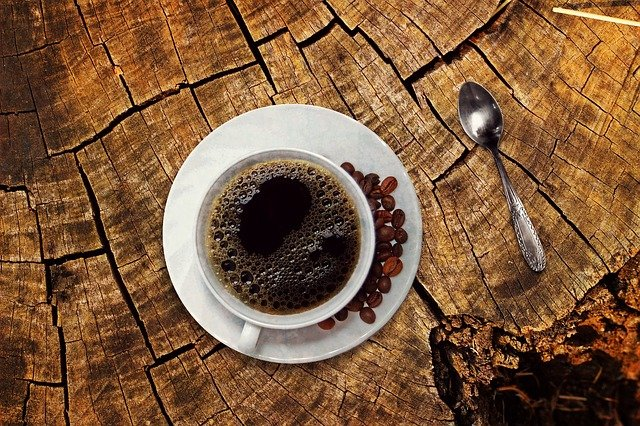
#> input picture source/coffee05.jpg, 640 x 426 px
$ python 04_img_processing_morphological.py
#> lines starting #> are read from the running program, lines starting #| are printed output that depends on the picture
### stacking_images.py
import cv2
import numpy as np

# image stack function from https://www.murtazahassan.com/
def stackImages(scale,imgArray):
    rows = len(imgArray)
    cols = len(imgArray[0])
    rowsAvailable = isinstance(imgArray[0], list)
    width = imgArray[0][0].shape[1]
    height = imgArray[0][0].shape[0]
    if rowsAvailable:
        for x in range ( 0, rows):
            for y in range(0, cols):
                if imgArray[x][y].shape[:2] == imgArray[0][0].shape [:2]:
                    imgArray[x][y] = cv2.resize(imgArray[x][y], (0, 0), None, scale, scale)
                else:
                    imgArray[x][y] = cv2.resize(imgArray[x][y], (imgArray[0][0].shape[1], imgArray[0][0].shape[0]), None, scale, scale)
                if len(imgArray[x][y].shape) == 2: imgArray[x][y]= cv2.cvtColor( imgArray[x][y], cv2.COLOR_GRAY2BGR)
        imageBlank = np.zeros((height, width, 3), np.uint8)
        hor = [imageBlank]*rows
        hor_con = [imageBlank]*rows
        for x in range(0, rows):
            hor[x] = np.hstack(imgArray[x])
        ver = np.vstack(hor)
    else:
        for x in range(0, rows):
            if imgArray[x].shape[:2] == imgArray[0].shape[:2]:
                imgArray[x] = cv2.resize(imgArray[x], (0, 0), None, scale, scale)
            else:
                imgArray[x] = cv2.resize(imgArray[x], (imgArray[0].shape[1], imgArray[0].shape[0]), None,scale, scale)
            if len(imgArray[x].shape) == 2: imgArray[x] = cv2.cvtColor(imgArray[x], cv2.COLOR_GRAY2BGR)
        hor= np.hstack(imgArray)
        ver = hor
    return ver

# [22 lines of commented-out code are left out]

### 04_img_processing_morphological.py
"""
Morphological คือ process and analysis ด้วย พื้นผิว, ขนาด, รูปร่าง
4 operation/transformation
 - Dilation การขยายภาพ ใช้ขยายให้เห็น noise ชัดขึ้น
 - Erosion การกร่อนภาพ ทำให้เห็น noise น้อยลง แต่วัตถุก็ถูกกร่อนไปด้วย
 - opening การเปิดภาพ ใช้กำจัดวัตถุขนาดเล็ก
 - closing การปิดภาพ ใช้กำจัดช่องโหว่เล็กๆในภาพ และเชื่อมต่อภาพ

ขั้นตอนการทำ image processing ที่นิยม ได้แก่
1. grayscale > thresholding > dilation > erosion
2. grayscale > thresholding > dilation > opening
"""
import cv2
import numpy as np
from stacking_images import stackImages

img = cv2.imread('source/coffee05.jpg',0)
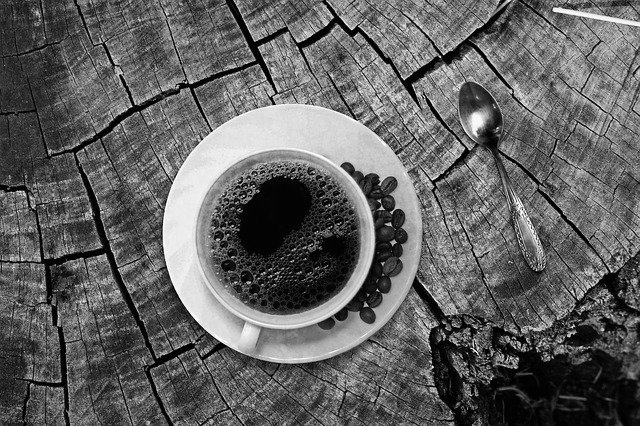
#> img: shape (426, 640); min 0, max 255, mean 97.8

kernel = np.ones((3,3),np.uint8)

imgDilate = cv2.dilate(img, kernel)
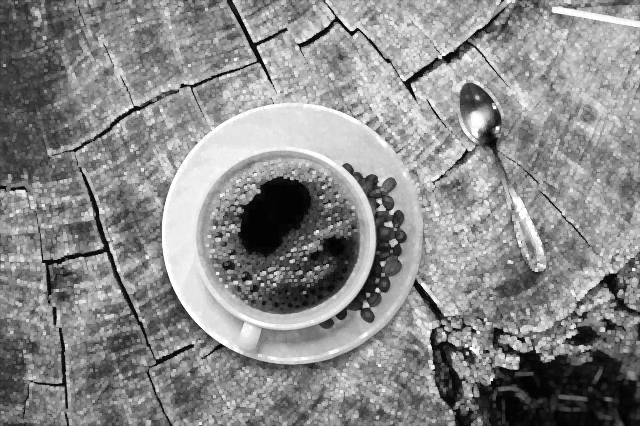
#> imgDilate: shape (426, 640); min 2, max 255, mean 137.3
imgErode = cv2.erode(img, kernel)
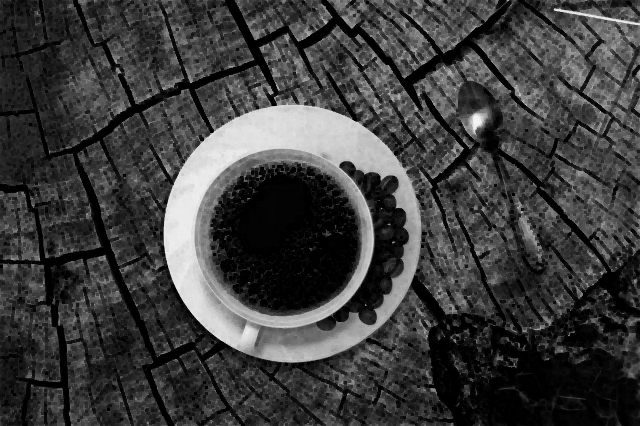
#> imgErode: shape (426, 640); min 0, max 244, mean 61.2
imgOpen = cv2.morphologyEx(img, cv2.MORPH_OPEN, kernel)
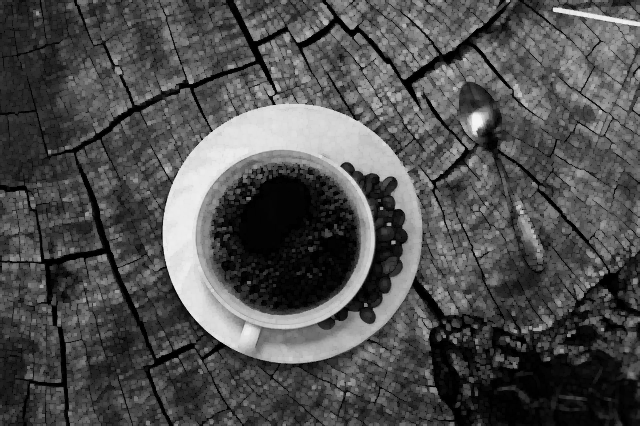
#> imgOpen: shape (426, 640); min 0, max 244, mean 78.9
imgClose = cv2.morphologyEx(img, cv2.MORPH_CLOSE, kernel)
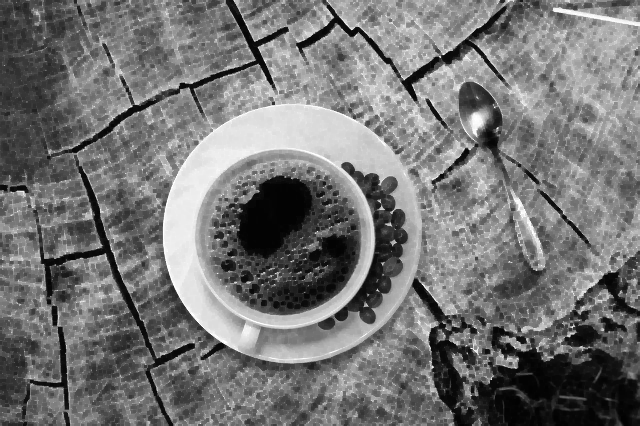
#> imgClose: shape (426, 640); min 2, max 255, mean 116.4

stackImg = stackImages(0.5, [[img, imgDilate, imgErode],[img, imgOpen, imgClose]])
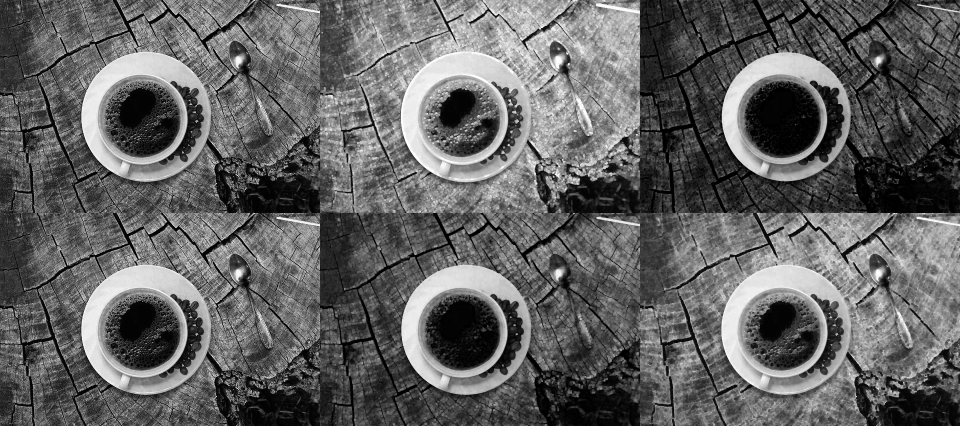
#> stackImg: shape (426, 960, 3); min 0, max 255, mean 98.4
cv2.imshow('img',stackImg)
cv2.waitKey(0)
cv2.destroyAllWindows()

$ run again, with source/legos04.jpg copied over source/coffee05.jpg
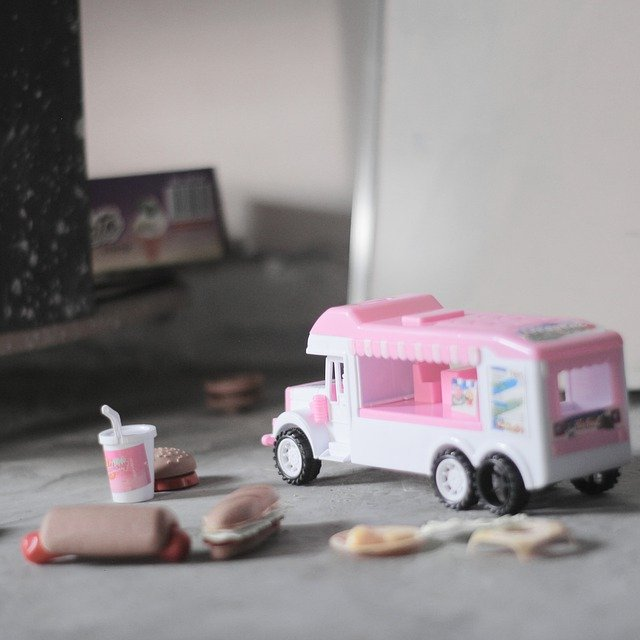
#> input picture source/legos04.jpg, 640 x 640 px
#> `imgErode = cv2.erode(img, kernel)`:
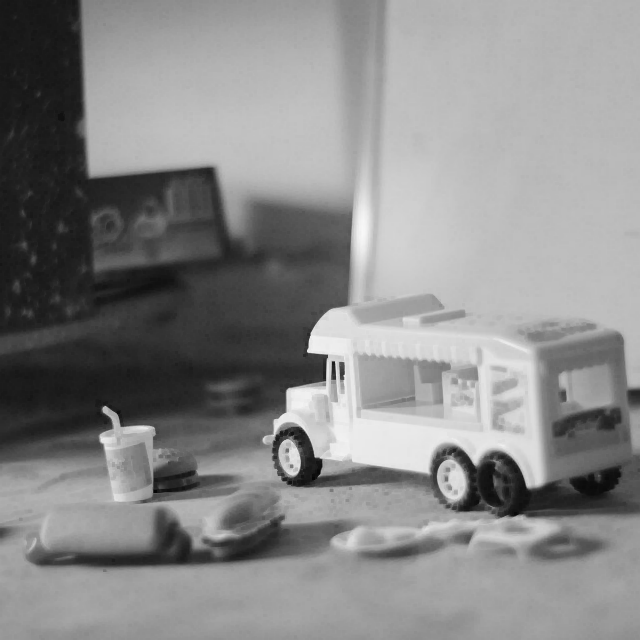
#> imgErode: shape (640, 640); min 6, max 248, mean 136.4
#> `stackImg = stackImages(0.5, [[img, imgDilate, imgErode],[img, imgOpen,..`:
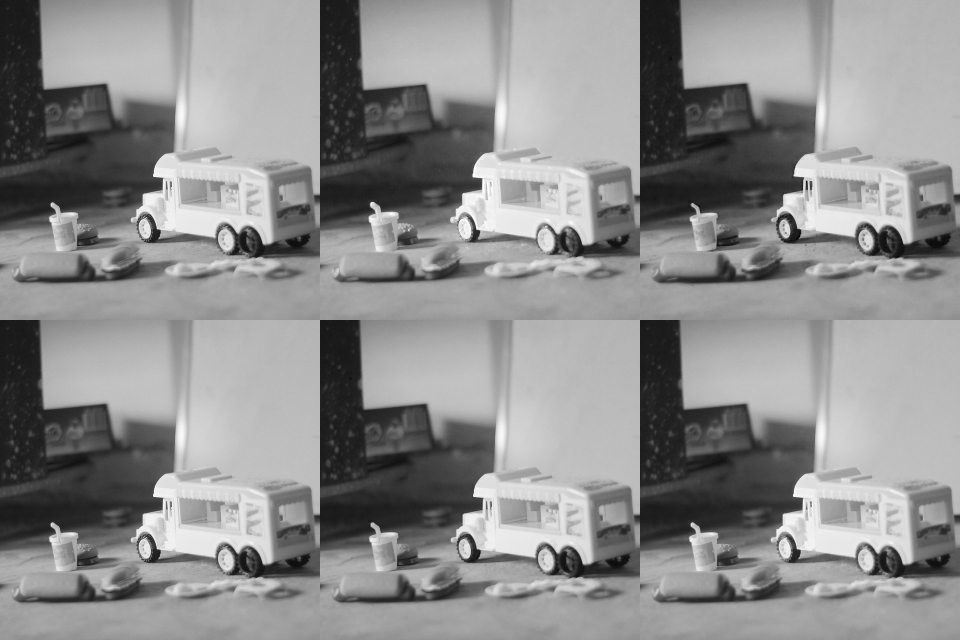
#> stackImg: shape (640, 960, 3); min 6, max 255, mean 140.8
